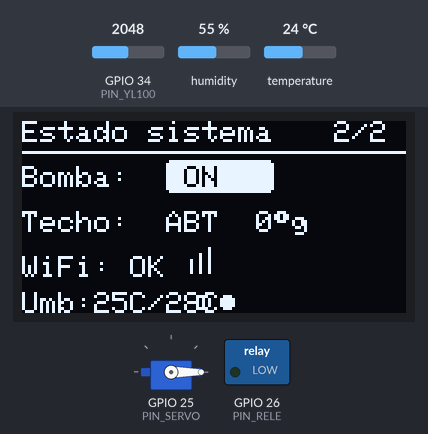
This program was run on a simulated ESP32. Shown: servo, 128×64 one-colour display, switched loads named in the program (green lamp = pin HIGH). Inputs (shaded band) come from the test bench; at power-on: temperature 24 °C, GPIO 34 (PIN_YL100) = 2048, humidity 55 %. WiFi joins after 1.5 s; servers stay silent unless stated; no MQTT or app messages arrive unless stated; what the program prints to the serial monitor is not drawn.

Above: at 7.3 s.
7.4 s: temperature set to 28 °C
At 12.5 s:
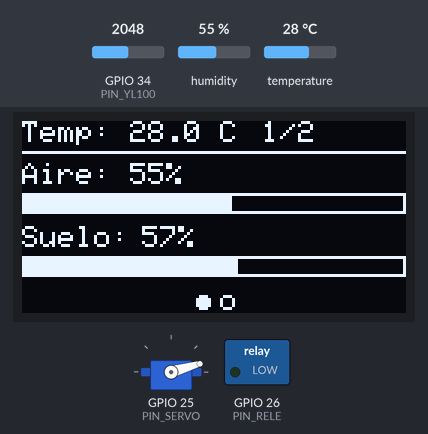
15.6 s: GPIO 34 (PIN_YL100) set to 1801
At 19.5 s:
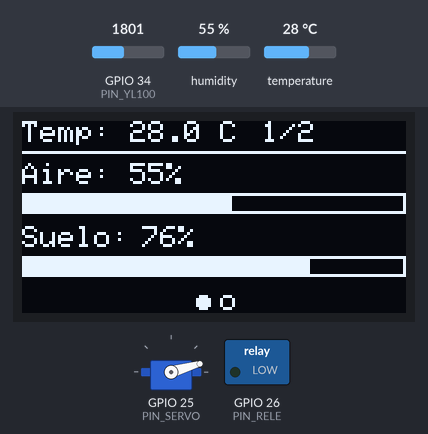
23.6 s: GPIO 34 (PIN_YL100) set to 1732
At 31.4 s:
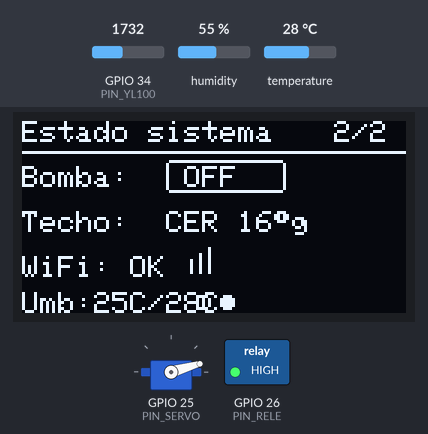
31.7 s: temperature set to 12 °C
At 39.3 s:
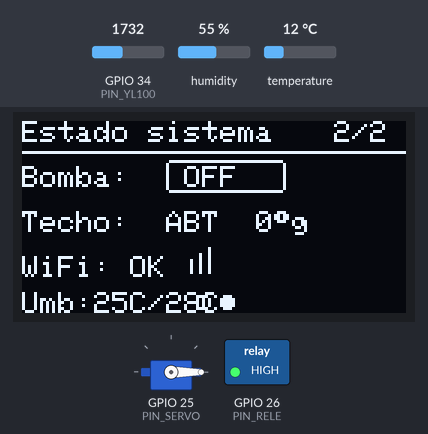
40.2 s: GPIO 34 (PIN_YL100) set to 1965
At 43.7 s:
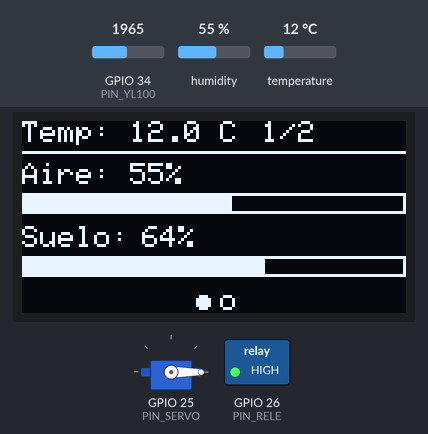
48.2 s: GPIO 34 (PIN_YL100) set to 2091
At 52.4 s:
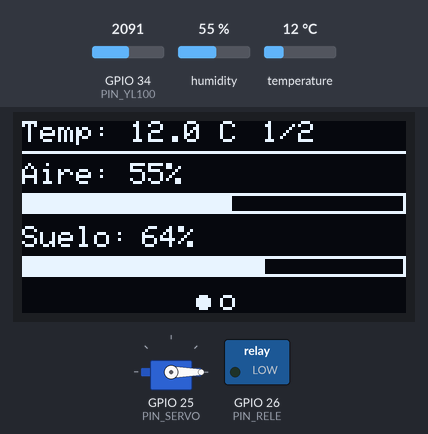
Timing chart, 0 to 53.9 s (numbered marks = the images above; inputs shaded):
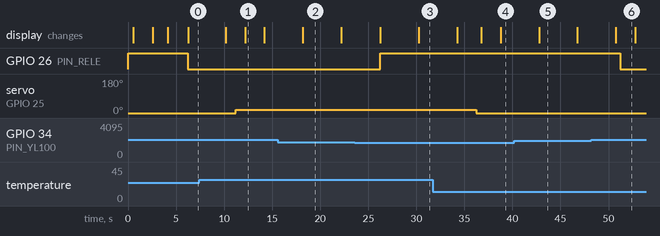

The program:

main.cpp
```cpp
/*
 * ============================================================
 *  SISTEMA DE RIEGO AUTOMÁTICO CON TECHO MÓVIL + OLED
 *  Controlador: ESP32-WROOM
 * ============================================================
 *  Sensores  : DHT11 (temperatura + humedad aire)
 *              YL-100 (humedad sustrato – salida analógica)
 *  Actuadores: Servo MG995 (techo – GPIO 25, PWM)
 *              Relé 1 canal (bomba de agua – GPIO 26)
 *  Display   : OLED SSD1306 0.96" 128x64 I2C
 *  IoT       : ThingSpeak vía MQTT (PubSubClient)
 *
 *  Librerías necesarias:
 *    - DHT sensor library  (Adafruit)
 *    - Adafruit Unified Sensor
 *    - Adafruit SSD1306
 *    - Adafruit GFX Library
 *    - ESP32Servo
 *    - PubSubClient (knolleary)
 *
 *  MAPA DE PINES:
 *    GPIO 4  → DHT11  DATA
 *    GPIO 34 → YL-100 AOUT (solo entrada ADC)
 *    GPIO 26 → Relé   IN   (trigger LOW → activa bomba)
 *    GPIO 25 → Servo  SEÑAL (PWM 50 Hz)
 *    GPIO 21 → OLED   SDA  (I2C)
 *    GPIO 22 → OLED   SCL  (I2C)
 *    3.3V    → DHT11 VCC, YL-100 VCC, OLED VCC
 *    5V/6V   → Servo VCC (fuente externa), Relé VCC
 *    GND     → todos los GND
 *    Bomba alimentada a 6V desde fuente externa
 *
 *  LÓGICA SERVO (TECHO):
 *    ≥ 28 °C  → 16° (techo CERRADO)
 *    ≤ 25 °C  →  0° (techo ABIERTO)
 *    25-28 °C → mantiene estado anterior (histéresis)
 * ============================================================
 */

#include <WiFi.h>
#include <PubSubClient.h>
#include <DHT.h>
#include <ESP32Servo.h>
#include <Wire.h>
#include <Adafruit_GFX.h>
#include <Adafruit_SSD1306.h>

// ─── OLED ─────────────────────────────────────────────────
#define SCREEN_WIDTH  128
#define SCREEN_HEIGHT  64
#define OLED_RESET     -1
#define OLED_ADDRESS 0x3C

Adafruit_SSD1306 oled(SCREEN_WIDTH, SCREEN_HEIGHT, &Wire, OLED_RESET);

// ─── CONFIGURACIÓN Wi-Fi y ThingSpeak ─────────────────────
const char* WIFI_SSID    = "iPhone de Shadows";
const char* WIFI_PASS    = "123456789";

const char* MQTT_BROKER  = "mqtt3.thingspeak.com";
const int   MQTT_PORT    = 1883;
const char* MQTT_USER    = "HQkrLBsnMTwYGRc2JCc8BSU";
const char* MQTT_PASS    = "FTbF6Rr2h14YenrViSkMjxyk";
const char* MQTT_CLIENT  = "HQkrLBsnMTwYGRc2JCc8BSU";
const char* MQTT_CHANNEL = "channels/3382521/publish";

// ─── PINES ────────────────────────────────────────────────
#define PIN_DHT   4
#define PIN_YL100 34
#define PIN_RELE  26
#define PIN_SERVO 25

// ─── UMBRALES TEMPERATURA (TECHO) ─────────────────────────
const float TEMP_CIERRA_TECHO = 28.0;
const float TEMP_ABRE_TECHO   = 25.0;

// ─── ÁNGULOS SERVO MG995 ──────────────────────────────────
const int SERVO_CALIENTE = 16;   // Techo cerrado  (temp ≥ 28 °C)
const int SERVO_NORMAL   = 0;    // Techo abierto  (temp ≤ 25 °C)

// ─── UMBRALES RIEGO (PEREJIL) ─────────────────────────────
const int HUMEDAD_MIN_RIEGO  = 60;
const int HUMEDAD_MAX_RIEGO  = 80;

const int ADC_SUELO_SECO   = 2800;
const int ADC_SUELO_HUMEDO = 1500;

const unsigned long TIEMPO_MIN_BOMBA = 5000UL;

// ─── INTERVALOS ───────────────────────────────────────────
const unsigned long INTERVALO_SENSOR = 5000UL;
const unsigned long INTERVALO_IOT    = 15000UL;
const unsigned long INTERVALO_OLED   = 2000UL;
const unsigned long INTERVALO_PAGINA = 4000UL;

// ─── OBJETOS ──────────────────────────────────────────────
DHT dht(PIN_DHT, DHT11);
Servo servoTecho;
WiFiClient   wifiClient;
PubSubClient mqttClient(wifiClient);

// ─── VARIABLES DE ESTADO ──────────────────────────────────
float temperatura     = 0.0;
float humedadAire     = 0.0;
int   adcSustrato     = 0;
float humedadSustrato = 0.0;
bool  bombaActiva     = false;
bool  techoCerrado    = false;

unsigned long tUltimaSensor = 0;
unsigned long tUltimaIot    = 0;
unsigned long tUltimaOled   = 0;
unsigned long tCambioPagina = 0;
unsigned long tInicioBomba  = 0;

int paginaOled = 0;

// ─── PROTOTIPOS ───────────────────────────────────────────
void conectarWifi();
void conectarMqtt();
void leerSensores();
void controlarTecho();
void controlarRiego();
void activarBomba();
void desactivarBomba();
void publicarThingSpeak();
int  adcAHumedad(int adcVal);
void iniciarOled();
void mostrarPantalla();
void paginaPrincipal();
void paginaEstado();
void barraProgreso(int x, int y, int ancho, int alto, int porcentaje);

// ════════════════════════════════════════════════════════════
void setup() {
  Serial.begin(115200);
  Serial.println("\n=== Sistema de Riego Automatico – Perejil ===");

  pinMode(PIN_RELE, OUTPUT);
  digitalWrite(PIN_RELE, HIGH);

  servoTecho.attach(PIN_SERVO, 500, 2500);
  servoTecho.write(SERVO_NORMAL);
  techoCerrado = false;
  delay(500);

  dht.begin();
  iniciarOled();
  conectarWifi();
  mqttClient.setServer(MQTT_BROKER, MQTT_PORT);
}

// ════════════════════════════════════════════════════════════
void loop() {
  if (!mqttClient.connected()) conectarMqtt();
  mqttClient.loop();

  unsigned long ahora = millis();

  if (ahora - tUltimaSensor >= INTERVALO_SENSOR) {
    tUltimaSensor = ahora;
    leerSensores();
    controlarTecho();
    controlarRiego();

    Serial.print("[Sensores] Temp: ");  Serial.print(temperatura, 1);
    Serial.print("C | H.aire: ");       Serial.print(humedadAire, 0);
    Serial.print("% | ADC: ");          Serial.print(adcSustrato);
    Serial.print(" | H.suelo: ");       Serial.print(humedadSustrato, 0);
    Serial.println("%");
    Serial.print("[Control]  Bomba: "); Serial.print(bombaActiva ? "ON" : "OFF");
    Serial.print(" | Techo: ");
    Serial.println(techoCerrado ? "CERRADO (16)" : "ABIERTO (0)");
  }

  if (ahora - tUltimaOled >= INTERVALO_OLED) {
    tUltimaOled = ahora;
    if (ahora - tCambioPagina >= INTERVALO_PAGINA) {
      tCambioPagina = ahora;
      paginaOled = (paginaOled + 1) % 2;
    }
    mostrarPantalla();
  }

  if (ahora - tUltimaIot >= INTERVALO_IOT) {
    tUltimaIot = ahora;
    publicarThingSpeak();
  }
}

// ════════════════════════════════════════════════════════════
//  OLED
// ════════════════════════════════════════════════════════════

void iniciarOled() {
  if (!oled.begin(SSD1306_SWITCHCAPVCC, OLED_ADDRESS)) {
    Serial.println("[OLED] Error al iniciar - continua sin pantalla");
    return;
  }
  oled.clearDisplay();
  oled.setTextColor(SSD1306_WHITE);
  oled.setTextSize(1);
  oled.setCursor(20, 10);
  oled.println("Sistema de Riego");
  oled.setCursor(30, 24);
  oled.println("Automatico v2");
  oled.drawRect(0, 0, 128, 64, SSD1306_WHITE);
  oled.drawLine(0, 40, 128, 40, SSD1306_WHITE);
  oled.setCursor(10, 48);
  oled.println("Iniciando...");
  oled.display();
  delay(2000);
  oled.clearDisplay();
}

void mostrarPantalla() {
  oled.clearDisplay();
  if (paginaOled == 0)
    paginaPrincipal();
  else
    paginaEstado();
  oled.display();
}

void paginaPrincipal() {
  oled.setTextSize(1);
  oled.setCursor(0, 0);
  oled.print("Temp:");
  oled.setCursor(36, 0);
  oled.print(temperatura, 1);
  oled.print(" C");
  oled.setCursor(80, 0);
  oled.print("1/2");

  oled.drawLine(0, 10, 128, 10, SSD1306_WHITE);

  oled.setCursor(0, 14);
  oled.print("Aire:");
  oled.setCursor(36, 14);
  oled.print((int)humedadAire);
  oled.print("%");
  barraProgreso(0, 24, 128, 7, (int)humedadAire);

  oled.setCursor(0, 35);
  oled.print("Suelo:");
  oled.setCursor(40, 35);
  oled.print((int)humedadSustrato);
  oled.print("%");
  barraProgreso(0, 45, 128, 7, (int)humedadSustrato);

  oled.fillCircle(60, 60, 2, SSD1306_WHITE);
  oled.drawCircle(68, 60, 2, SSD1306_WHITE);
}

void paginaEstado() {
  oled.setTextSize(1);
  oled.setCursor(0, 0);
  oled.print("Estado sistema");
  oled.setCursor(104, 0);
  oled.print("2/2");
  oled.drawLine(0, 10, 128, 10, SSD1306_WHITE);

  // ── Bomba ──
  oled.setCursor(0, 15);
  oled.print("Bomba:");
  if (bombaActiva) {
    oled.fillRoundRect(48, 13, 36, 11, 2, SSD1306_WHITE);
    oled.setTextColor(SSD1306_BLACK);
    oled.setCursor(54, 15);
    oled.print("ON");
    oled.setTextColor(SSD1306_WHITE);
  } else {
    oled.drawRoundRect(48, 13, 40, 11, 2, SSD1306_WHITE);
    oled.setCursor(54, 15);
    oled.print("OFF");
  }

  // ── Techo ──
  oled.setCursor(0, 30);
  oled.print("Techo:");
  oled.setCursor(48, 30);
  if (techoCerrado) {
    oled.print("CER 16");
  } else {
    oled.print("ABT  0");
  }
  oled.print((char)247);
  oled.print("g");

  // ── WiFi ──
  oled.setCursor(0, 45);
  oled.print("WiFi:");
  oled.setCursor(36, 45);
  if (WiFi.status() == WL_CONNECTED) {
    oled.print("OK");
    oled.drawLine(56, 50, 56, 46, SSD1306_WHITE);
    oled.drawLine(59, 50, 59, 44, SSD1306_WHITE);
    oled.drawLine(62, 50, 62, 42, SSD1306_WHITE);
  } else {
    oled.print("Sin conexion");
  }

  // ── Umbrales activos ──
  oled.setCursor(0, 57);
  oled.print("Umb:");
  oled.print((int)TEMP_ABRE_TECHO);
  oled.print("C/");
  oled.print((int)TEMP_CIERRA_TECHO);
  oled.print("C");

  oled.drawCircle(60, 60, 2, SSD1306_WHITE);
  oled.fillCircle(68, 60, 2, SSD1306_WHITE);
}

void barraProgreso(int x, int y, int ancho, int alto, int porcentaje) {
  porcentaje = constrain(porcentaje, 0, 100);
  oled.drawRect(x, y, ancho, alto, SSD1306_WHITE);
  int relleno = (ancho - 2) * porcentaje / 100;
  if (relleno > 0)
    oled.fillRect(x + 1, y + 1, relleno, alto - 2, SSD1306_WHITE);
}

// ════════════════════════════════════════════════════════════
//  SENSORES Y CONTROL
// ════════════════════════════════════════════════════════════

void leerSensores() {
  float t = dht.readTemperature();
  float h = dht.readHumidity();
  if (!isnan(t)) temperatura = t;
  if (!isnan(h)) humedadAire = h;

  long suma = 0;
  for (int i = 0; i < 5; i++) {
    suma += analogRead(PIN_YL100);
    delay(10);
  }
  adcSustrato     = suma / 5;
  humedadSustrato = adcAHumedad(adcSustrato);
}

int adcAHumedad(int adc) {
  adc = constrain(adc, ADC_SUELO_HUMEDO, ADC_SUELO_SECO);
  return map(adc, ADC_SUELO_SECO, ADC_SUELO_HUMEDO, 0, 100);
}

void controlarTecho() {
  if (!techoCerrado && temperatura >= TEMP_CIERRA_TECHO) {
    servoTecho.write(SERVO_CALIENTE);
    techoCerrado = true;
    delay(500);
    servoTecho.detach();
    Serial.print("[Techo] CERRADO → 16° (temp ");
    Serial.print(temperatura, 1);
    Serial.println("°C >= umbral)");

  } else if (techoCerrado && temperatura <= TEMP_ABRE_TECHO) {
    servoTecho.attach(PIN_SERVO, 500, 2500);
    servoTecho.write(SERVO_NORMAL);
    techoCerrado = false;
    delay(500);
    servoTecho.detach();
    Serial.print("[Techo] ABIERTO → 0° (temp ");
    Serial.print(temperatura, 1);
    Serial.println("°C <= umbral)");
  }
  // Zona de histéresis (25-28 °C): no se hace nada
}

void controlarRiego() {
  unsigned long ahora = millis();
  if (!bombaActiva) {
    if (humedadSustrato < HUMEDAD_MIN_RIEGO)
      activarBomba();
  } else {
    bool tiempoOk    = (ahora - tInicioBomba) >= TIEMPO_MIN_BOMBA;
    bool sueloHumedo = humedadSustrato >= HUMEDAD_MAX_RIEGO;
    if (tiempoOk && sueloHumedo)
      desactivarBomba();
  }
}

void activarBomba() {
  if (!bombaActiva) {
    digitalWrite(PIN_RELE, LOW);
    bombaActiva  = true;
    tInicioBomba = millis();
    Serial.println("[Bomba] ACTIVADA");
  }
}

void desactivarBomba() {
  if (bombaActiva) {
    digitalWrite(PIN_RELE, HIGH);
    bombaActiva = false;
    Serial.println("[Bomba] DESACTIVADA");
  }
}

// ════════════════════════════════════════════════════════════
//  Wi-Fi y MQTT
// ════════════════════════════════════════════════════════════

void conectarWifi() {
  oled.clearDisplay();
  oled.setTextSize(1);
  oled.setCursor(0, 10);
  oled.print("Conectando WiFi...");
  oled.setCursor(0, 24);
  oled.print(WIFI_SSID);
  oled.display();

  Serial.print("Conectando a Wi-Fi: ");
  Serial.print(WIFI_SSID);
  Serial.print(" ");
  WiFi.begin(WIFI_SSID, WIFI_PASS);
  int intentos = 0;
  while (WiFi.status() != WL_CONNECTED && intentos < 30) {
    delay(500);
    Serial.print(".");
    intentos++;
  }

  oled.clearDisplay();
  oled.setCursor(0, 10);
  if (WiFi.status() == WL_CONNECTED) {
    Serial.print("\nWi-Fi conectado. IP: ");
    Serial.println(WiFi.localIP());
    oled.print("WiFi conectado!");
    oled.setCursor(0, 24);
    oled.print(WiFi.localIP());
  } else {
    Serial.println("\n[ERROR] Sin Wi-Fi.");
    oled.print("Sin WiFi.");
    oled.setCursor(0, 24);
    oled.print("Modo local activo");
  }
  oled.display();
  delay(2000);
}

void conectarMqtt() {
  int intentos = 0;
  while (!mqttClient.connected() && intentos < 5) {
    Serial.print("Conectando MQTT...");
    if (mqttClient.connect(MQTT_CLIENT, MQTT_USER, MQTT_PASS)) {
      Serial.println(" OK");
    } else {
      Serial.print(" Fallo (estado: ");
      Serial.print(mqttClient.state());
      Serial.println("). Reintento en 3s");
      delay(3000);
      intentos++;
    }
  }
}

void publicarThingSpeak() {
  if (WiFi.status() != WL_CONNECTED) {
    Serial.println("[IoT] Sin Wi-Fi - publicacion omitida");
    return;
  }
  if (!mqttClient.connected()) conectarMqtt();

  char payload[120];
  snprintf(payload, sizeof(payload),
           "field1=%.1f&field2=%.0f&field3=%.0f&field4=%d&field5=%d",
           temperatura, humedadAire, humedadSustrato,
           bombaActiva ? 1 : 0, techoCerrado ? 1 : 0);

  if (mqttClient.publish(MQTT_CHANNEL, payload)) {
    Serial.print("[IoT] Publicado: ");
    Serial.println(payload);
  } else {
    Serial.println("[IoT] Error al publicar");
  }
}
```

Measured:
- the behaviour switches between 1761 and 1760 on GPIO 34 (PIN_YL100) (found by bisection; images 2 and 3)
- the behaviour switches between 2020 and 2021 on GPIO 34 (PIN_YL100) (found by bisection; images 5 and 6)
- after the input at 7.4 s, servo on GPIO 25 (PIN_SERVO): 0° → 16° after 3.8 s; the display: first differs from a run without the input after 4.8 s (image 1)
- after the input at 15.6 s, the display: changes after 2.6 s (image 2)
- after the input at 23.6 s, GPIO 26 (PIN_RELE): LOW → HIGH after 2.6 s; the display: first changes after 2.7 s (image 3 shows a later state)
- after the input at 31.7 s, servo on GPIO 25 (PIN_SERVO): 16° → 0° after 4.5 s; the display: first differs from a run without the input after 5.1 s (image 4 shows a later state)
- after the input at 40.2 s, the display: changes after 2.6 s (image 5)
- after the input at 48.2 s, GPIO 26 (PIN_RELE): HIGH → LOW after 3.0 s
